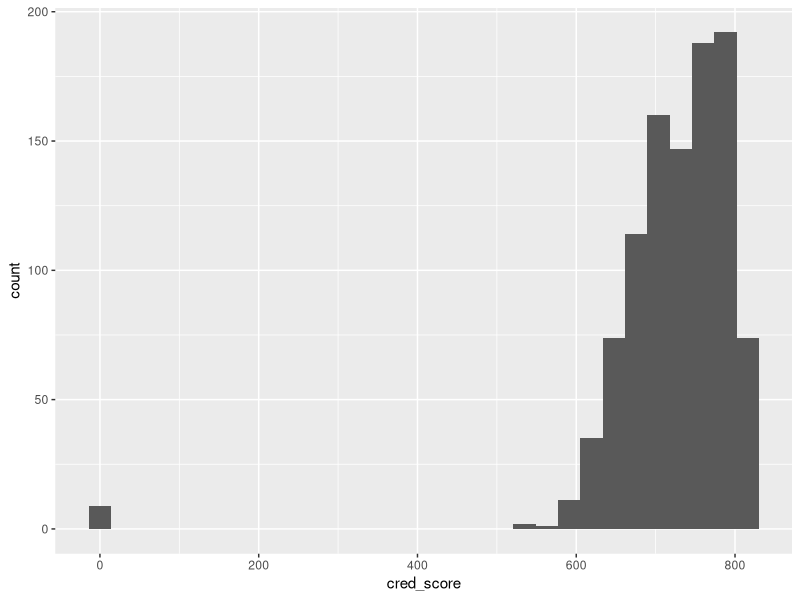
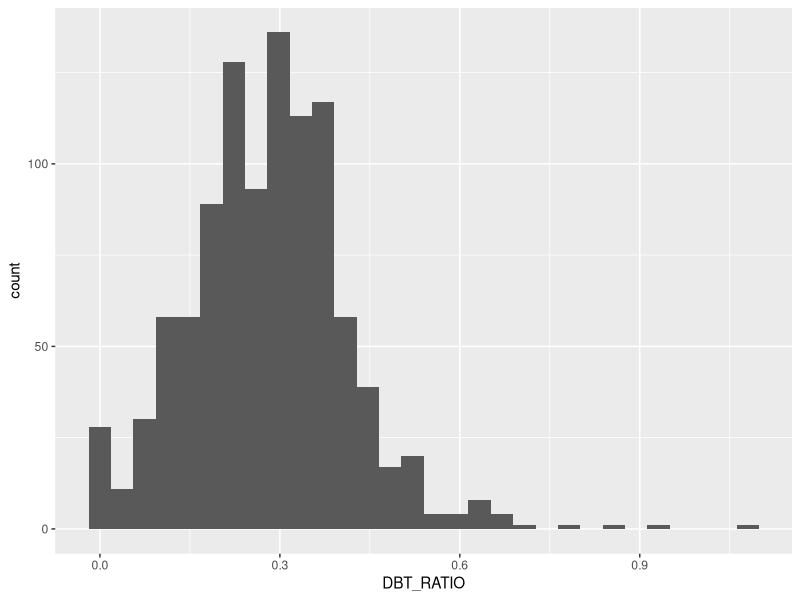
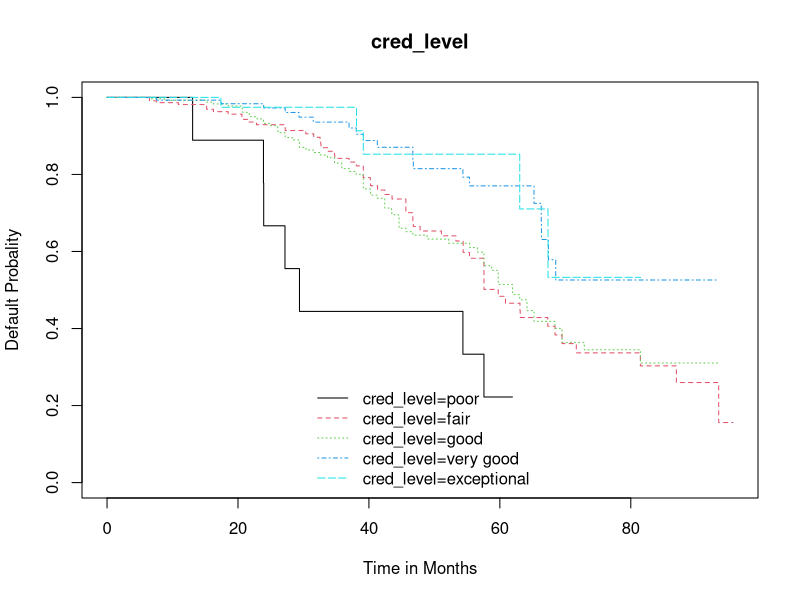
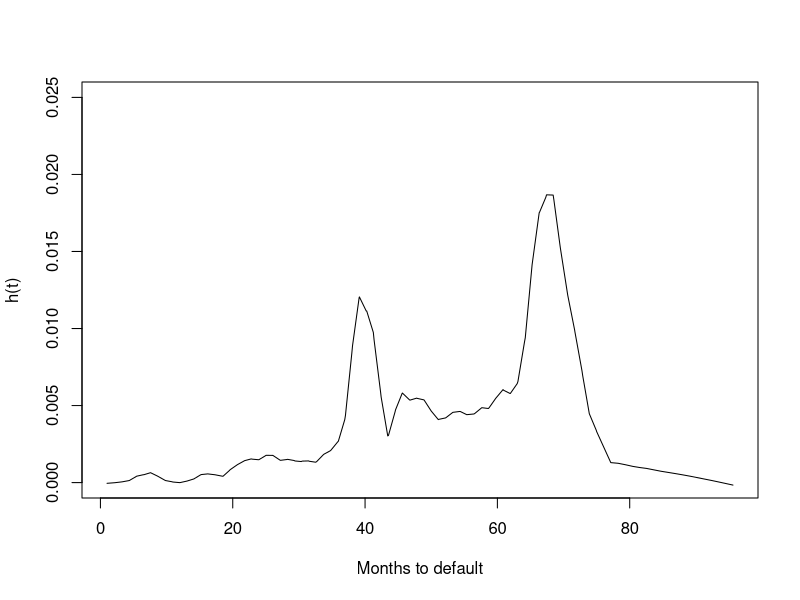

Recreate these plots in R, in order. (Note: this script raises an error after producing the figures.)
library(survival)
library(survminer)
library(readxl)
library(data.table)
library(caret)

MortgageData <- read_excel("MortgageData.xlsx")


MortgageData$start_date_year<- format(MortgageData$start_date, format = "%Y")
MortgageData$start_date <- as.Date(MortgageData$start_date)
MortgageData$Initial_date <- fifelse(MortgageData$vintage == MortgageData$start_date_year,MortgageData$start_date, as.Date(paste0(as.character(MortgageData$start_date_year),'-01-01')))



MortgageData$Length <- difftime(MortgageData$end_date, MortgageData$Initial_date, units = "weeks")/4
# View(MortgageData)

df <- MortgageData

ggplot(df, aes(x=cred_score)) + 
  geom_histogram()

ggplot(df, aes(x=DBT_RATIO)) + 
  geom_histogram()

df$cred_level <- cut(df$cred_score, breaks = c(0,599,699,769,800,1000), labels = c("poor","fair","good","very good","exceptional"))
table(df$cred_level)
#df$cred_score <- as.integer(bin_data(df$cred_score, bins=c(0,599,679,739,789,1000)))
df$debt_level <- cut(df$DBT_RATIO, breaks = c(0,0.25,0.6,2), labels = c("Low Risk","Medium Risk","High Risk"))
table(df$debt_level)

# Survival plot based on credit level
fit.credit <- survfit(Surv(Length,event==1)~ cred_level,data=df)
plot(fit.credit,col=1:5, lty=1:5, main="cred_level",xlab="Time in Months",ylab = "Default Probality")
llabel<-gsub("x=","",names(fit.credit$strata))
legend("bottom",legend=llabel,col=1:5,lty=1:5,bty='n')

prop.fail<- fit.credit$n.event / fit.credit$n.risk
time <- fit.credit$time
time0 <- c(0, time[-length(time)])

haz <- prop.fail/(time - time0)
plot(time, haz, ylim = c(0,0.025), type = "n", xlab = "Months to default", ylab = "h(t)")
lines(lowess(time[-1], haz[-1], f= 0.10))

ggsurvplot(fit.credit, fun = function(y) 1-y, xlab="Time in Years", ylab="Default Probability", 
           color = "strata", palette = c("blue", "red", "black", "green", "cyan"),
           linetype = c("dashed"), risk.table = TRUE,
           tables.theme = theme_cleantable())

survdiff(Surv(Length,(event==1))~cred_level,data=df, na.action = na.omit, rho =0)
# Survival plot based on Debt level
fit.debt <- survfit(Surv(Length,event==1)~ debt_level,data=df)
plot(fit.debt,col=1:5, lty=1:5, main="Debt Level",xlab="Time in Years",ylab = "Default Probality")
llabel<-gsub("x=","",names(fit.debt$strata))
legend("bottom",legend=llabel,col=1:5,lty=1:5,bty='n')

ggsurvplot(fit.debt, fun = function(y) -log(y), xlab="Time in Years",ylab = "Default Probality")

survdiff(Surv(Length,(event==1))~debt_level,data=df, na.action = na.omit, rho =0)

fit.cox<-coxph(Surv(Length,event==1)~ cred_level+debt_level,data=df)
fit.cox
ggforest(fit.cox, data= df)
test2.ph <- cox.zph(fit.cox)
test2.ph


df_r <- na.omit(df)
fit_hf <- fitSmoothHazard(default ~     Length,
                          data = df_r,
                          ratio = 100,
                          time = "Length")
plot(fit_hf)



df_r <- na.omit(df)


#Default Model Forecasting
inTrain <- createDataPartition(y = df_r$default,   # outcome variable
                               p = .70,   # % of training data you want
                               list = F)
# create your partitions
train <- df_r[inTrain,]  # training data set
test <- df_r[-inTrain,]  # test data set

ctrl <- trainControl(method="cv",     # cross-validation set approach to use
                     number=3,        # k number of times to do k-fold
                     classProbs = T,  # if you want probabilities
                     summaryFunction = twoClassSummary, # for classification
                     #summaryFunction = defaultSummary,  # for regression
                     allowParallel=T)

train$default <- as.factor(train$default)
levels(train$default) <- make.names(levels(factor(train$default)))

logit <- train(default ~ cred_level + debt_level,    # model specification
               data = train,        # train set used to build model
               method = "glm",      # type of model you want to build
               trControl = ctrl,    # how you want to learn
               family = "binomial", # specify the type of glm
               metric = "ROC"       # performance measure
)
logit

# logit using default
logit_trp <- predict(logit, newdata=train, type='prob')[,1]
logit_trc <- predict(logit, newdata=train)
logit_tep <- predict(logit, newdata=test, type='prob')[,1]
logit_tec <- predict(logit, newdata=test)

(cm <- confusionMatrix(data=logit_trc, train$default))

# Pre-Payment Model Forecasting
inTrain2 <- createDataPartition(y = df_r$Prepayment,   # outcome variable
                               p = .70,   # % of training data you want
                               list = F)
# create your partitions
train2 <- df_r[inTrain2,]  # training data set
test2 <- df_r[-inTrain2,]  # test data set

train2$Prepayment <- as.factor(train2$Prepayment)
levels(train2$Prepayment) <- make.names(levels(factor(train2$Prepayment)))

logit2 <- train(Prepayment ~ cred_level + debt_level,    # model specification
               data = train2,        # train set used to build model
               method = "glm",      # type of model you want to build
               trControl = ctrl,    # how you want to learn
               family = "binomial", # specify the type of glm
               metric = "ROC"       # performance measure
)
logit2

# logit using Pre-payment
logit_trp2 <- predict(logit2, newdata=train2, type='prob')[,1]
logit_trc2 <- predict(logit2, newdata=train2)
logit_tep2 <- predict(logit2, newdata=test2, type='prob')[,1]
logit_tec2 <- predict(logit2, newdata=test2)

(cm <- confusionMatrix(data=logit_trc2, train2$Prepayment))
